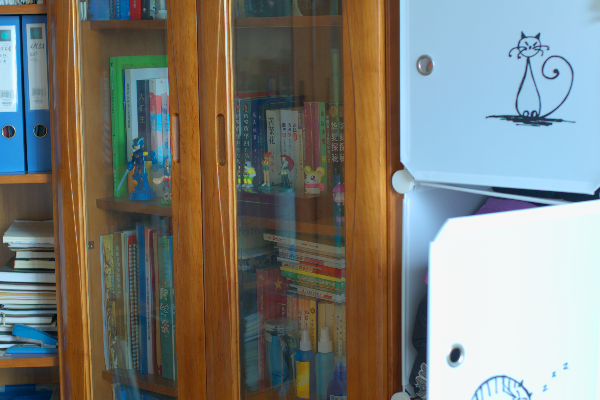
#> input picture data/LOLdataset/eval15/high/1.png, 600 x 400 px
$ python retinex_demo.py ../../data/LOLdataset/eval15/high/1.png
#> lines starting #> are read from the running program, lines starting #| are printed output that depends on the picture
### classical/preprocessing.py
import os
import cv2
import numpy as np

MIN_SIDE = 16      # smaller than this: reject
MAX_SIDE = 1024    # larger than this: downscale (keeps runtime < ~10 s)


def to_rgb_uint8(image):
    """Validate any array and return uint8 RGB (H, W, 3). Raises ValueError if unusable."""
    if image is None:
        raise ValueError("Image is None (file missing or unreadable)")
    if not isinstance(image, np.ndarray) or image.size == 0 or image.ndim not in (2, 3):
        raise ValueError("Image must be a non-empty 2D or 3D numpy array")

    # --- fix dtype ---
    if image.dtype != np.uint8:
        if image.dtype == np.uint16:
            image = image / 257.0
        elif np.issubdtype(image.dtype, np.floating):
            image = image * 255.0 if image.max() <= 1.0 else image
        image = np.rint(np.clip(image, 0, 255)).astype(np.uint8)

    # --- fix channels ---
    if image.ndim == 3 and image.shape[2] == 1:
        image = image[:, :, 0]
    if image.ndim == 2:
        image = cv2.cvtColor(image, cv2.COLOR_GRAY2RGB)
    elif image.shape[2] == 4:
        image = image[:, :, :3]          # drop alpha
    elif image.shape[2] != 3:
        raise ValueError(f"Unsupported channel count: {image.shape[2]}")

    h, w = image.shape[:2]
    if min(h, w) < MIN_SIDE:
        raise ValueError(f"Image too small ({w}x{h}); minimum side is {MIN_SIDE}px")
    return np.ascontiguousarray(image)


def load_image(path):
    """Read a file from disk -> uint8 RGB. The ONE BGR->RGB conversion happens here."""
    img = cv2.imread(str(path), cv2.IMREAD_UNCHANGED)   # keeps alpha / 16-bit
    if img is None:
        raise ValueError(f"Could not read image: {path}")
    if img.ndim == 3 and img.shape[2] == 3:
        img = cv2.cvtColor(img, cv2.COLOR_BGR2RGB)
    elif img.ndim == 3 and img.shape[2] == 4:
        img = cv2.cvtColor(img, cv2.COLOR_BGRA2RGB)
    return to_rgb_uint8(img)


# [6 lines left out: function save_image, not called in this run]


def resize_if_large(image, max_side=MAX_SIDE):
    """Downscale so the longest side <= max_side. Returns (image, scale)."""
    h, w = image.shape[:2]
    longest = max(h, w)
    if longest <= max_side:
        return image, 1.0
    scale = max_side / longest
    new_size = (round(w * scale), round(h * scale))   # (width, height)
    return cv2.resize(image, new_size, interpolation=cv2.INTER_AREA), scale


def estimate_noise(gray):
    """Immerkaer noise sigma estimate on a uint8 gray image."""
    g = gray.astype(np.float32)
    kernel = np.array([[1, -2, 1], [-2, 4, -2], [1, -2, 1]], np.float32)
    h, w = g.shape
    conv = cv2.filter2D(g, -1, kernel)[1:-1, 1:-1]
    return float(np.sqrt(np.pi / 2) * np.abs(conv).sum() / (6.0 * (h - 2) * (w - 2)))


def compute_characteristics(image):
    """Measure the image so the pipeline can pick parameters."""
    gray = cv2.cvtColor(image, cv2.COLOR_RGB2GRAY)
    g = gray.astype(np.float32)

    p5, p95 = np.percentile(g, [5, 95])
    hist = cv2.calcHist([gray], [0], None, [256], [0, 256]).ravel()
    hist = hist / hist.sum()

    pixels = image.reshape(-1, 3).astype(np.float32)
    ch_mean = pixels.mean(axis=0)            # order: R, G, B
    ch_std = pixels.std(axis=0)

    return {
        "mean_brightness": float(g.mean()),
        "std": float(g.std()),
        "contrast": float(p95 - p5),
        "histogram": hist,                    # 256 values summing to 1
        "channel_mean": ch_mean,              # R, G, B
        "channel_std": ch_std,
        "color_cast": float((ch_mean.max() - ch_mean.min()) / (ch_mean.mean() + 1e-6)),
        "dark_fraction": float((gray < 50).mean()),
        "highlight_fraction": float((gray > 240).mean()),
        "noise_sigma": estimate_noise(gray),
    }


def prepare_image(source, max_side=MAX_SIDE):
    """Main entry point. source = file path OR numpy array.
    Returns (image_uint8_rgb, info_dict)."""
    if isinstance(source, (str, os.PathLike)):
        img = load_image(source)
#> in load_image, img is the input picture: shape (400, 600, 3); mean B, G, R 119.7, 126.5, 125.2
    else:
        img = to_rgb_uint8(source)
    original_size = img.shape[:2]
#> original_size = (400, 600)
    img, scale = resize_if_large(img, max_side)
#> scale = 1
    stats = compute_characteristics(img)
#> in compute_characteristics, `gray = cv2.cvtColor(image, cv2.COLOR_RGB2GRAY)`:
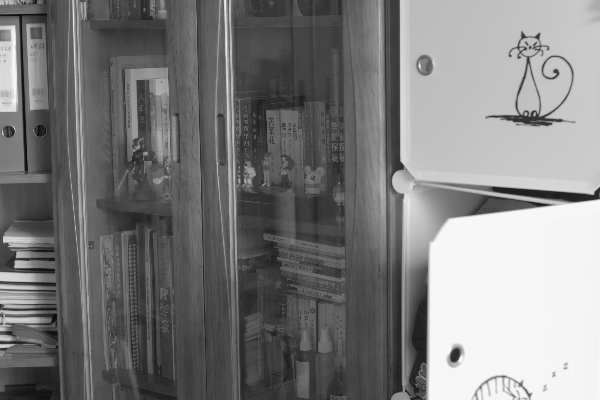
#> gray: shape (400, 600); min 8, max 247, mean 125.4
#> in compute_characteristics, `p5, p95 = np.percentile(g, [5, 95])`: p5 = 50; p95 = 246
#> in compute_characteristics, `hist = cv2.calcHist([gray], [0], None, [256], [0, 256]).ravel()`: hist = 256 values, max 16257 at index 246, min 0 at index 0, mean 937.5
#> in compute_characteristics, `hist = hist / hist.sum()`: hist = 256 values, max 0.0677 at index 246, min 0 at index 0, mean 0.00391
#> in compute_characteristics, `ch_mean = pixels.mean(axis=0)`: ch_mean = [125.2, 126.6, 119.7]
#> in compute_characteristics, `ch_std = pixels.std(axis=0)`: ch_std = [61.21, 70.44, 87.87]
#> in estimate_noise, `conv = cv2.filter2D(g, -1, kernel)[1:-1, 1:-1]`:
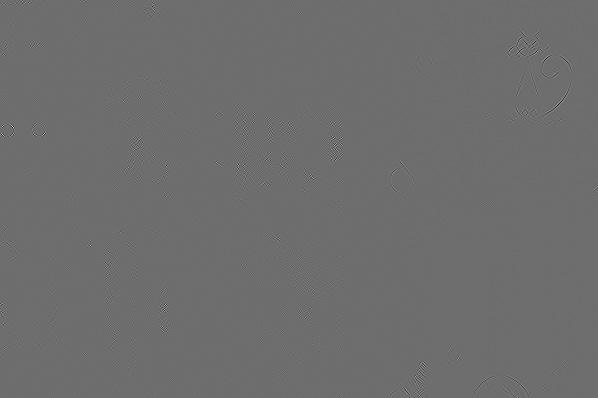
#> conv: shape (398, 598) float32; min -381, max 502, mean 0; drawn with min black and max white
#> stats = 10 items
    stats["original_size"] = original_size
    stats["scale"] = scale
    return img, stats

### classical/retinex.py
import cv2
import numpy as np
from classical.illumination import estimate_illumination


def _gray_mean(x):
    """Mean brightness of a float RGB image in [0, 1]."""
    return float((0.299 * x[..., 0] + 0.587 * x[..., 1] + 0.114 * x[..., 2]).mean())


def _gaussian(img, sigma):
    """Gaussian blur; big sigmas are done on a shrunken copy (same result, much faster)."""
    if sigma <= 30:
        return cv2.GaussianBlur(img, (0, 0), sigma)
    s = 20.0 / sigma
    h, w = img.shape[:2]
    small = cv2.resize(img, (max(1, int(w * s)), max(1, int(h * s))), interpolation=cv2.INTER_AREA)
    small = cv2.GaussianBlur(small, (0, 0), 20)
    return cv2.resize(small, (w, h), interpolation=cv2.INTER_LINEAR)


def _stretch(x, low=1, high=99):
    """Map log-domain output to [0, 1] with ONE shared range (keeps colour ratios)."""
    lo, hi = np.percentile(x, [low, high])
    return np.clip((x - lo) / (hi - lo + 1e-6), 0, 1)


def single_scale_retinex(image, sigma=80):
    """SSR: log(I) - log(Gaussian(I)). Returns stretched float RGB in [0, 1]."""
    img = image.astype(np.float32) + 1.0               # +1 avoids log(0)
    out = np.log(img) - np.log(_gaussian(img, sigma))
    return _stretch(out)


def multi_scale_retinex(image, sigmas=(15, 80, 250)):
    """MSR: average SSR over small / medium / large scales."""
    img = image.astype(np.float32) + 1.0
    logi = np.log(img)
    out = sum(logi - np.log(_gaussian(img, s)) for s in sigmas) / len(sigmas)
    return _stretch(out)


def illumination_correction(image, L=None, gamma=0.5, max_gain=8.0):
    """Output = R * L^gamma = I * L^(gamma-1). Edge-aware because L comes from the guided filter."""
    img = image.astype(np.float32) / 255.0
    if L is None:
        L = estimate_illumination(image)
    gain = np.clip(L ** (gamma - 1.0), 1.0, max_gain)   # always >= 1 (never darkens)
    return img * gain[:, :, None], gain


def restore_brightness(x, target_mean=0.42, max_gain=4.0):
    """Scale up toward a target mean brightness. Never darkens an already bright image."""
    m = _gray_mean(np.clip(x, 0, 1))
    g = float(np.clip(target_mean / (m + 1e-6), 1.0, max_gain))
    return x * g


def soft_clip(x, knee=0.8):
    """Smooth highlight roll-off above `knee` instead of a hard clip at 1."""
    x = np.maximum(x, 0.0)
    out = x.copy()
    over = x > knee
    out[over] = knee + (1 - knee) * np.tanh((x[over] - knee) / (1 - knee))
    return out


def retinex_enhance(image, method="guided", gamma=0.5, max_gain=8.0,
                    target_mean=0.5, strength=0.9, L=None):
    """Main entry point. image: uint8 RGB. method: 'guided' (ours), 'msr' or 'ssr'.
    Returns uint8 RGB."""
    img = image.astype(np.float32) / 255.0
    if method == "ssr":
        out = single_scale_retinex(image)
    elif method == "msr":
        out = multi_scale_retinex(image)
    else:
        out, _ = illumination_correction(image, L, gamma, max_gain)
        out = restore_brightness(out, target_mean)
    out = soft_clip(out)
    out = strength * out + (1.0 - strength) * img          # blend with the original
    return (np.clip(out, 0, 1) * 255 + 0.5).astype(np.uint8)

### classical/illumination.py
import cv2
import numpy as np

L_MIN = 0.02   # floor for illumination: avoids dividing by ~0


def estimate_illumination(image, radius=None, eps=1e-4):
    """Illumination map L in [L_MIN, 1], float32, shape (H, W).
    radius: guided-filter window (default ~4% of the short side).
    eps:    edge-vs-smoothness knob. Small = follows edges closely.
    """
    h, w = image.shape[:2]
    if radius is None:
        radius = max(8, int(0.04 * min(h, w)))
    img = image.astype(np.float32) / 255.0
    l0 = img.max(axis=2)                                   # initial estimate
    guide = cv2.cvtColor(image, cv2.COLOR_RGB2GRAY).astype(np.float32) / 255.0
    L = cv2.ximgproc.guidedFilter(guide, l0, radius, eps)  # edge-aware smoothing
    return np.clip(L, L_MIN, 1.0).astype(np.float32)


# [64 lines left out: functions decompose, analyze_regions, illumination_analysis, visualize, not called in this run]

### scripts/classical_demos/retinex_demo.py
import os
import sys
import numpy as np
import matplotlib.pyplot as plt
from skimage.metrics import peak_signal_noise_ratio as psnr, structural_similarity as ssim
from classical.preprocessing import prepare_image, load_image
from classical.retinex import retinex_enhance

path = sys.argv[1]
img, _ = prepare_image(path)

high_path = path.replace(os.sep + "low" + os.sep, os.sep + "high" + os.sep)
gt = load_image(high_path) if (high_path != path and os.path.exists(high_path)) else None
if gt is not None and gt.shape != img.shape:
    gt = None

results = {"input": img}
configs = [("SSR", dict(method="ssr")),
           ("MSR", dict(method="msr")),
           ("guided g=0.5", dict(method="guided", gamma=0.5)),
           ("guided g=0.4", dict(method="guided", gamma=0.4))]
for name, kw in configs:
    results[name] = retinex_enhance(img, **kw)
#> this loop made 4 passes
#> pass 1, in _gaussian, `small = cv2.resize(img, (max(1, int(w * s)), max(1, int(h * s))), inte..`:
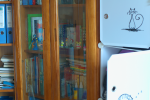
#> small: shape (100, 150, 3) float32; mean R, G, B 126.2, 127.5, 120.7; drawn with min black and max white
#> pass 1, in _gaussian, `small = cv2.GaussianBlur(small, (0, 0), 20)`:
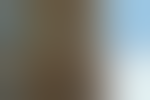
#> small: shape (100, 150, 3) float32; mean R, G, B 126.3, 127.4, 120.4
#> after the loop, results = 5 items
if gt is not None:
    results["ground truth"] = gt

for name, im in results.items():
    line = f"{name:14s} mean={im.mean():6.1f}"
    if gt is not None and name != "ground truth":
        line += f"   PSNR={psnr(gt, im):5.2f}   SSIM={ssim(gt, im, channel_axis=2):.3f}"
    print(line)
#> this loop made 5 passes
#> (name, line) on passes 1 to 5: ('input', 'input          mean= 123.8'), ('SSR', 'SSR            mean= 156.1'), ('MSR', 'MSR            mean= 160.3'), ('guided g=0.5', 'guided g=0.5   mean= 149.7'), ('guided g=0.4', 'guided g=0.4   mean= 156.7')
#| input          mean= 123.8
#| SSR            mean= 156.1
#| MSR            mean= 160.3
#| guided g=0.5   mean= 149.7
#| guided g=0.4   mean= 156.7

fig, axes = plt.subplots(2, 3, figsize=(15, 7))
for a in axes.ravel():
    a.axis("off")
for a, (name, im) in zip(axes.ravel(), results.items()):
    a.imshow(im)
    a.set_title(name)
#> this loop made 5 passes
#> name on passes 1 to 5: 'input', 'SSR', 'MSR', 'guided g=0.5', 'guided g=0.4'
plt.tight_layout()
os.makedirs("results", exist_ok=True)
plt.savefig("results/retinex_demo.png", dpi=110)
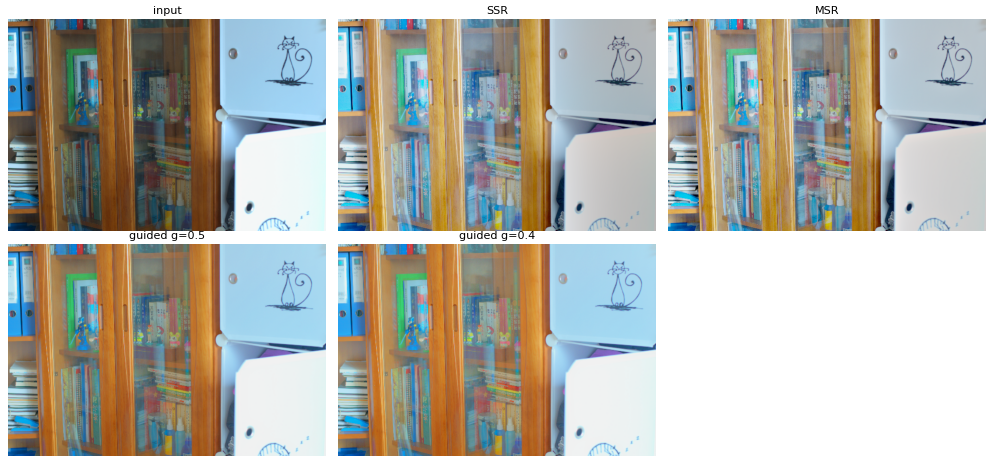
#> figure drawn by matplotlib, 5 panels
plt.show()

$ run again, on data/LOLdataset/eval15/high/146.png
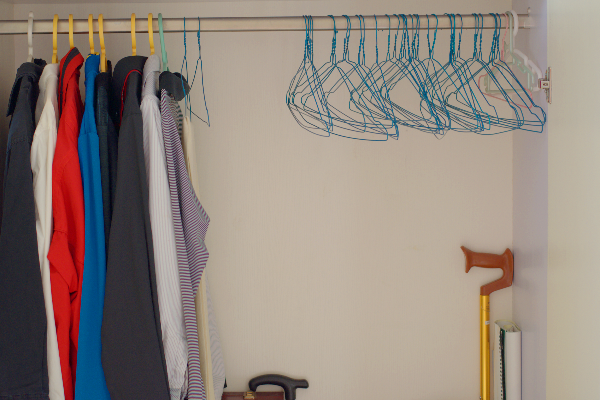
#> input picture data/LOLdataset/eval15/high/146.png, 600 x 400 px
#> in load_image, img is the input picture: shape (400, 600, 3); mean B, G, R 125.9, 134.5, 147.1
#> scale = 1
#> p5 = 39; p95 = 182
#> in compute_characteristics, `hist = cv2.calcHist([gray], [0], None, [256], [0, 256]).ravel()`: hist = 256 values, max 10096 at index 177, min 0 at index 0, mean 937.5
#> in compute_characteristics, `hist = hist / hist.sum()`: hist = 256 values, max 0.0421 at index 177, min 0 at index 0, mean 0.00391
#> ch_mean = [147.1, 134.5, 125.9]
#> ch_std = [58.16, 53.18, 45.3]
#> in estimate_noise, `conv = cv2.filter2D(g, -1, kernel)[1:-1, 1:-1]`:
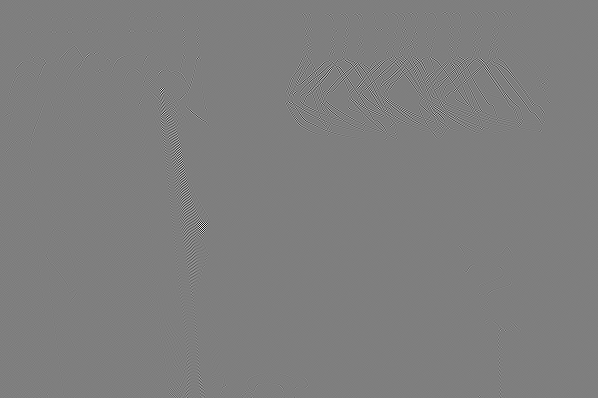
#> conv: shape (398, 598) float32; min -669, max 674, mean 0; drawn with min black and max white
#> stats = 10 items
#> the loop `for name, kw in configs:` made 4 passes
#> pass 1, in _gaussian, `small = cv2.GaussianBlur(small, (0, 0), 20)`:
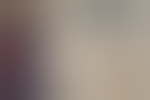
#> small: shape (100, 150, 3) float32; mean R, G, B 148.2, 135.5, 126.9
#> after the loop `for name, kw in configs:`: results = 5 items
#> the loop `for name, im in results.items():` made 5 passes
#> (name, line) on passes 1 to 5: ('input', 'input          mean= 135.8'), ('SSR', 'SSR            mean= 200.9'), ('MSR', 'MSR            mean= 208.3'), ('guided g=0.5', 'guided g=0.5   mean= 167.4'), ('guided g=0.4', 'guided g=0.4   mean= 175.0')
#> (printed output is left out)
#> the loop `for a, (name, im) in zip(axes.ravel(), results.items()):` made 5 passes
#> name on passes 1 to 5: 'input', 'SSR', 'MSR', 'guided g=0.5', 'guided g=0.4'

$ run again, on data/LOLdataset/eval15/high/179.png
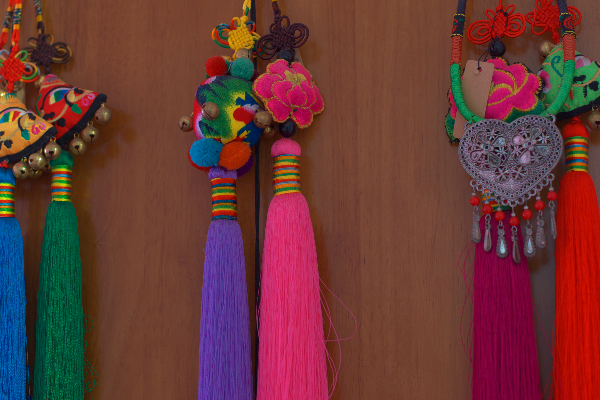
#> input picture data/LOLdataset/eval15/high/179.png, 600 x 400 px
#> in load_image, img is the input picture: shape (400, 600, 3); mean B, G, R 54.5, 56.6, 106.2
#> scale = 1
#> p5 = 37; p95 = 103
#> in compute_characteristics, `hist = cv2.calcHist([gray], [0], None, [256], [0, 256]).ravel()`: hist = 256 values, max 10223 at index 80, min 0 at index 0, mean 937.5
#> in compute_characteristics, `hist = hist / hist.sum()`: hist = 256 values, max 0.0426 at index 80, min 0 at index 0, mean 0.00391
#> ch_mean = [106.2, 56.58, 54.54]
#> ch_std = [47.94, 27.28, 33.38]
#> in estimate_noise, `conv = cv2.filter2D(g, -1, kernel)[1:-1, 1:-1]`:
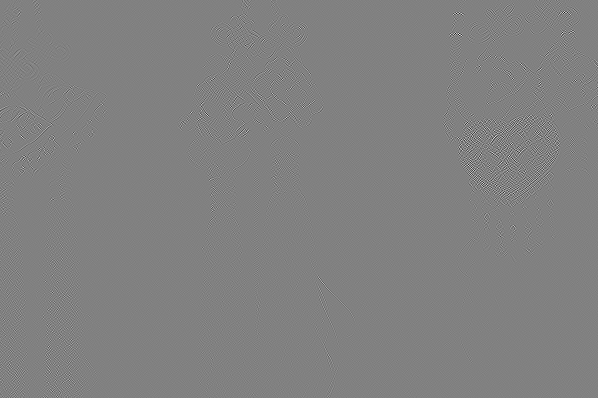
#> conv: shape (398, 598) float32; min -393, max 382, mean 0; drawn with min black and max white
#> stats = 10 items
#> the loop `for name, kw in configs:` made 4 passes
#> pass 1, in _gaussian, `small = cv2.GaussianBlur(small, (0, 0), 20)`:
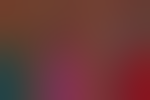
#> small: shape (100, 150, 3) float32; mean R, G, B 107.1, 57.5, 55.4
#> after the loop `for name, kw in configs:`: results = 5 items
#> the loop `for name, im in results.items():` made 5 passes
#> (name, line) on passes 1 to 5: ('input', 'input          mean=  72.4'), ('SSR', 'SSR            mean= 185.3'), ('MSR', 'MSR            mean= 188.0'), ('guided g=0.5', 'guided g=0.5   mean= 122.0'), ('guided g=0.4', 'guided g=0.4   mean= 122.4')
#> (printed output is left out)
#> the loop `for a, (name, im) in zip(axes.ravel(), results.items()):` made 5 passes
#> name on passes 1 to 5: 'input', 'SSR', 'MSR', 'guided g=0.5', 'guided g=0.4'
